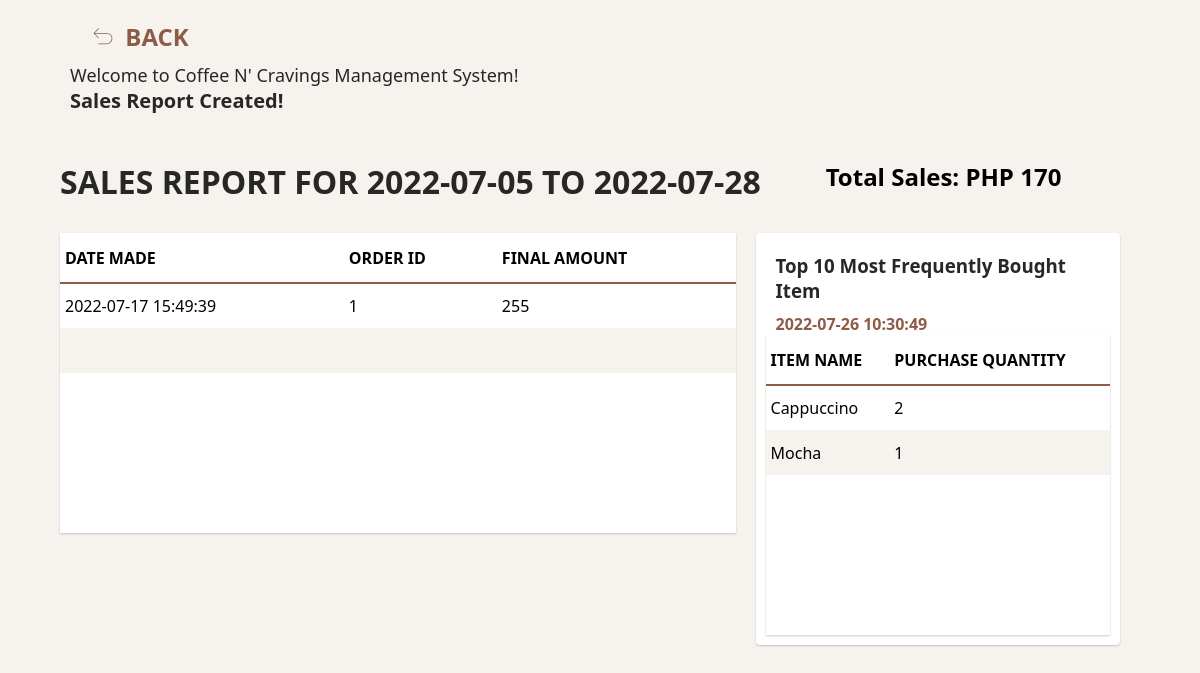
Page /sales_report.php?report_id=62dfc25962b4e-62dfc25962b51 on the committed database.
### tables this page shows
CREATE TABLE `sales_reports` (
  `sales_report_id` int(11) NOT NULL,
  `report_id` varchar(100) NOT NULL,
  `from_date` date NOT NULL,
  `to_date` date NOT NULL,
  `total_sales` int(11) NOT NULL,
  `date_made` timestamp NOT NULL DEFAULT current_timestamp()
);

CREATE TABLE `orders` (
  `order_id` int(11) NOT NULL,
  `pre_order_id` varchar(200) NOT NULL,
  `transaction_id` varchar(200) NOT NULL,
  `member_id` varchar(100) DEFAULT NULL,
  `total_amount` float NOT NULL,
  `redeemed_points` float NOT NULL,
  `earned_points` float NOT NULL,
  `discount` float NOT NULL,
  `final_amount` float NOT NULL,
  `reward_points` float NOT NULL,
  `date_made` timestamp NOT NULL DEFAULT current_timestamp()
);

CREATE TABLE `products` (
  `product_id` int(11) NOT NULL,
  `name` varchar(100) NOT NULL,
  `price` int(11) NOT NULL,
  `category` varchar(100) NOT NULL,
  `image` varchar(250) NOT NULL,
  `date_created` timestamp NOT NULL DEFAULT current_timestamp()
);

### functions.php (called while the page is built, shortened)
<?php
function ConditionToQ($data, $delimeter)
{
    return implode($delimeter, array_map(function ($value, $key) {
        return $key . "=" . "'" . $value . "'";
    }, $data, array_keys($data)));
}
function Select($table, $where, $fetchAll = false, $database, $some = '')
{
    $w = isset($where) ? " WHERE " . ConditionToQ($where, " AND ") : "";
    $query = "SELECT * FROM " . $table . $w . $some;
    $stmt = $database->prepare($query);
    $stmt->execute();
    if ($fetchAll) {
        return $stmt->fetchAll();
    }
    else {
        return $stmt->fetch();
    }
}

### sales_report.php (the view, shortened to what this page needs)
<?php
include "./system.php";
include "./database.php";
$REPORT_ID = $_GET["report_id"];
$REPORT = GetSalesReportRecord($REPORT_ID, $database);
$ORDERS = GetSalesReportOrders($REPORT_ID, $database);
$POPULARS = GetSalesReportPopular($REPORT_ID, $database);
$ORDERIDS = array_column($ORDERS, "order_id");
$QUANTITIES = array_column($ORDERS, "order_quantity");
$POPULARIDS = array_column($POPULARS, "product_id");
$POPULARPRODUCTS = array_map(function ($id, $q, $db) {
    $product = GetProduct($id, $db);
    $product["quantities"] = $q;
    return $product;
}, $POPULARIDS, $QUANTITIES, array_fill(0, count($POPULARIDS), $database));
$ORDERS = array_map(function ($id, $db) {
    return GetOrder($id, $db);
}, $ORDERIDS, array_fill(0, count($ORDERIDS), $database));
?>
<!DOCTYPE html>
<html lang="en">
<head>
    <link rel="stylesheet" href="./assets/css/styles.css">
</head>
<body>
    <div class="program-content">
        <div class="main-header">
            <div class="header-top">
                <div class="top-button">
                    <a href="./index.php" class="text-button">
                        <div class="icon">
                            <?php echo UseIcon("back") ?>
                        </div>
                        <div class="text">
                            <span>BACK</span>
                        </div>
                    </a>
                </div>
            </div>
            <div class="header-bot">
                <div class="header-left">
                    <span>Welcome to Coffee N' Cravings Management System!</span>
                    <p>Sales Report Created!</p>
                </div>
            </div>
        </div>
        <div class="main-body">
            <div class="center-container">
                <div class="grid-table-container">
                    <div class="table-info-container start">
                        <div class="info-left">
                            <div class="title">
                                <h1>SALES REPORT FOR <?php echo $REPORT["from_date"] . " TO " . $REPORT["to_date"]?>
                                </h1>
                            </div>
                        </div>
                        <div class="info-right">
                            <h2>Total Sales: PHP <?php echo $REPORT["total_sales"] ?></h2>
                        </div>
                    </div>
                    <div class="flex-content">
                        <div class="table-content" style="width: 65%">
                            <?php echo CreateTable(["Date Made", "Order ID", "Final Amount"], ["date_made", "order_id", "final_amount"], $ORDERS, "order_id", -1, true, false) ?>
                        </div>
                        <div class="double-table">
                            <div class="top">
                                <div class="title">
                                    <div class="text">
                                        <h3>Top 10 Most Frequently Bought Item</h3>
                                        <p><?php echo $REPORT["date_made"] ?></p>
                                    </div>
                                </div>
                            </div>
                            <div class="bot">
                                <?php echo CreateTable(["Item Name", "Purchase Quantity"], ["name", "quantities"], $POPULARPRODUCTS, "product_id", -1, true) ?>
                            </div>
                        </div>
                    </div>
                </div>
            </div>
        </div>
    </div>
</body>
</html>

### system.php (shortened to what this page needs)
<?php
include __DIR__ . "./functions.php";
function UseIcon($name, $p = '')
{
    $SOME = empty($p) ? '' : $p;
    $PATH = __DIR__ . "/" . $SOME . "assets/media/icons/";
    $ICON = $PATH . $name . ".svg";
    if (file_exists($ICON)) {
        return file_get_contents($ICON);
    }
    else {
        return null;
    }
}
function CreateTable($headeritems, $bodyitems, $data, $idname, $button = -1, $nocheckbox = false, $scrollable = true)
{
    $output = '<div class="custom-grid-table ' . ($scrollable ? '' : "no-scroll") . '">
                <table>';
    $output .= '<thead class="grid-table-header"><tr>';
    foreach ($headeritems as $item) {
        $output .= '<th>' . $item . '</th>';
    }
    $output .= '</tr></thead>';
    $output .= '<tbody class="grid-table-body">';
    foreach ($data as $item) {
        $output .= '<tr class="body-item" data-id="' . $item[$idname] . '">';
        if ($button >= 0) {
            $btnitems = array_fill(0, $button, $button);
            $bitem = array_fill(0, count($bodyitems), $item);
            $ranged = range(0, $button);
            $contents = array_map(function ($key, $val, $r, $b) {
                return $r === $b - 1 ? $key : ($val === null ? "" : $val[$key]);
            }, $bodyitems, $bitem, $ranged, $btnitems);
            $i = 0;
            foreach ($contents as $content) {
                if ($i === $button - 1) {
                    $output .= '
                    <td>
                        <div class="icon-button">
                            <div class="text">
                                <span>' . $content . '</span>
                            </div>
                        </div>
                    </td>
                    ';
                }
                else {
                    $output .= '<td>' . $content . '</td>';
                }
                $i++;
            }
        }
        else {
            $bitem = array_fill(0, count($bodyitems), $item);
            $contents = array_map(function ($key, $val) {
                return $val === null ? "" : (isset($val[$key]) ? $val[$key] : "");
            }, $bodyitems, $bitem);
            foreach ($contents as $content) {
                $output .= '<td>' . $content . '</td>';
            }
        }
        $output .= '</tr>';
    }
    $output .= '</tbody>';
    $output .= '</table></div>';
    return $output;
}
function GetProduct($productID, $database)
{
    return Select("products", ["product_id" => $productID], false, $database);
}
function GetSalesReportRecord($report_id, $database)
{
    return Select("sales_reports", ["report_id" => $report_id], false, $database);
}
function GetSalesReportOrders($report_id, $database)
{
    return Select("sales_report_orders", ["report_id" => $report_id], true, $database);
}
function GetSalesReportPopular($report_id, $database)
{
    return Select("sales_report_populars", ["report_id" => $report_id], true, $database);
}
function GetOrder($order_id, $database)
{
    return Select("orders", ["order_id" => $order_id], false, $database);
}

### rows in the picture
sales_reports: from_date "2022-07-05", to_date "2022-07-28", total_sales "170", date_made "2022-07-26 10:30:49"
orders: date_made "2022-07-17 15:49:39", content "1", content "255"
products: name "Cappuccino", name "2"
products: name "Mocha", name "1"

### other values in the picture
$item "DATE MADE"
$item "ORDER ID"
$item "FINAL AMOUNT"
$item "ITEM NAME"
$item "PURCHASE QUANTITY"
